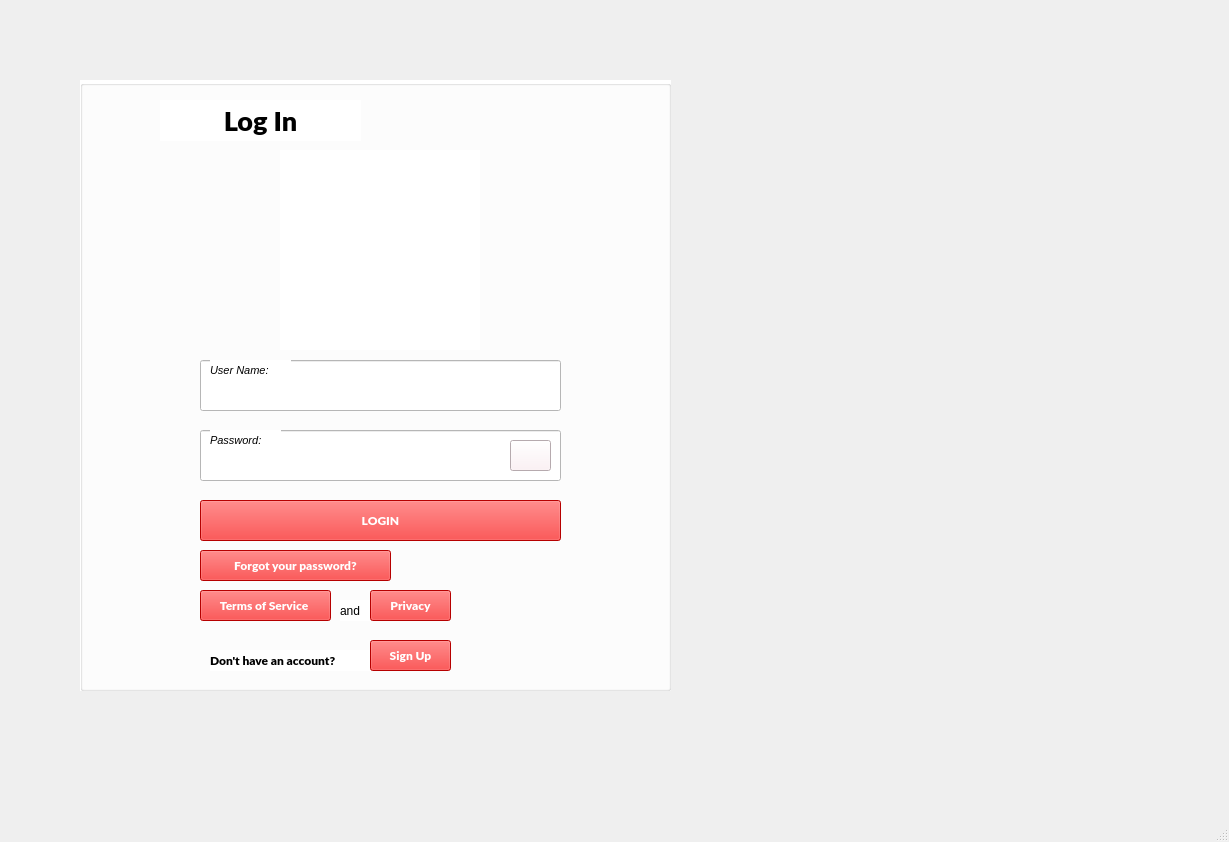
<?xml version="1.0" encoding="UTF-8"?>
<ui version="4.0">
 <class>MainWindow</class>
 <widget class="QMainWindow" name="MainWindow">
  <property name="geometry">
   <rect>
    <x>0</x>
    <y>0</y>
    <width>1229</width>
    <height>842</height>
   </rect>
  </property>
  <property name="sizePolicy">
   <sizepolicy hsizetype="Fixed" vsizetype="Fixed">
    <horstretch>50</horstretch>
    <verstretch>0</verstretch>
   </sizepolicy>
  </property>
  <property name="windowTitle">
   <string>MainWindow</string>
  </property>
  <property name="styleSheet">
   <string notr="true">background: qlineargradient(spread:pad, x1:0, y1:0, x2:1, y2:0,
                            stop:0 #e0f7fa, 
                            stop:1 #ffffff);
</string>
  </property>
  <widget class="QWidget" name="centralwidget">
   <widget class="QGroupBox" name="groupBox">
    <property name="geometry">
     <rect>
      <x>80</x>
      <y>80</y>
      <width>591</width>
      <height>611</height>
     </rect>
    </property>
    <property name="font">
     <font>
      <family>Rockwell</family>
      <pointsize>14</pointsize>
      <weight>75</weight>
      <bold>true</bold>
     </font>
    </property>
    <property name="autoFillBackground">
     <bool>false</bool>
    </property>
    <property name="styleSheet">
     <string notr="true">background-color: rgb(255, 255, 255);</string>
    </property>
    <property name="title">
     <string/>
    </property>
    <property name="alignment">
     <set>Qt::AlignCenter</set>
    </property>
    <widget class="QPushButton" name="pushButtonLogin">
     <property name="geometry">
      <rect>
       <x>120</x>
       <y>420</y>
       <width>361</width>
       <height>41</height>
      </rect>
     </property>
     <property name="font">
      <font>
       <family>Lato Black</family>
       <weight>75</weight>
       <bold>true</bold>
      </font>
     </property>
     <property name="styleSheet">
      <string notr="true">background-color: rgb(0, 170, 255);
color: rgb(255, 255, 255);
background-color: rgb(255, 0, 0);
color: rgb(255, 255, 255);</string>
     </property>
     <property name="text">
      <string>LOGIN</string>
     </property>
     <property name="icon">
      <iconset>
       <normaloff>C:/Users/FPT/Downloads/6372974_account_avatar_log in_login_register_icon.png</normaloff>C:/Users/FPT/Downloads/6372974_account_avatar_log in_login_register_icon.png</iconset>
     </property>
     <property name="shortcut">
      <string>Return</string>
     </property>
    </widget>
    <widget class="QLabel" name="label">
     <property name="geometry">
      <rect>
       <x>80</x>
       <y>20</y>
       <width>201</width>
       <height>41</height>
      </rect>
     </property>
     <property name="font">
      <font>
       <family>Lato Black</family>
       <pointsize>20</pointsize>
       <weight>75</weight>
       <bold>true</bold>
      </font>
     </property>
     <property name="styleSheet">
      <string notr="true">color: rgb(0, 0, 0);</string>
     </property>
     <property name="text">
      <string>Log In</string>
     </property>
     <property name="alignment">
      <set>Qt::AlignCenter</set>
     </property>
    </widget>
    <widget class="QLabel" name="label_6">
     <property name="geometry">
      <rect>
       <x>130</x>
       <y>570</y>
       <width>181</width>
       <height>21</height>
      </rect>
     </property>
     <property name="font">
      <font>
       <family>Lato Black</family>
       <pointsize>9</pointsize>
      </font>
     </property>
     <property name="styleSheet">
      <string notr="true">color: rgb(0, 0, 0);</string>
     </property>
     <property name="text">
      <string>Don't have an account?</string>
     </property>
    </widget>
    <widget class="QLabel" name="label_2">
     <property name="geometry">
      <rect>
       <x>130</x>
       <y>280</y>
       <width>81</width>
       <height>20</height>
      </rect>
     </property>
     <property name="font">
      <font>
       <pointsize>8</pointsize>
       <italic>true</italic>
       <strikeout>false</strikeout>
       <kerning>true</kerning>
      </font>
     </property>
     <property name="styleSheet">
      <string notr="true">color: rgb(0, 0, 0);
background-color: rgb(255, 255, 255);</string>
     </property>
     <property name="text">
      <string>User Name:</string>
     </property>
    </widget>
    <widget class="QLineEdit" name="lineEditPassword">
     <property name="geometry">
      <rect>
       <x>120</x>
       <y>350</y>
       <width>361</width>
       <height>51</height>
      </rect>
     </property>
     <property name="styleSheet">
      <string notr="true">background-color: rgb(255, 255, 255);
color: rgb(0, 0, 0);
color: rgb(0, 0, 255);</string>
     </property>
     <property name="text">
      <string/>
     </property>
     <property name="echoMode">
      <enum>QLineEdit::Password</enum>
     </property>
     <property name="placeholderText">
      <string extracomment="Enter your email"/>
     </property>
    </widget>
    <widget class="QLabel" name="label_3">
     <property name="geometry">
      <rect>
       <x>130</x>
       <y>350</y>
       <width>71</width>
       <height>20</height>
      </rect>
     </property>
     <property name="font">
      <font>
       <pointsize>8</pointsize>
       <italic>true</italic>
       <strikeout>false</strikeout>
       <kerning>true</kerning>
      </font>
     </property>
     <property name="styleSheet">
      <string notr="true">color: rgb(0, 0, 0);
background-color: rgb(255, 255, 255);</string>
     </property>
     <property name="text">
      <string>Password:</string>
     </property>
    </widget>
    <widget class="QLineEdit" name="lineEditUsername">
     <property name="geometry">
      <rect>
       <x>120</x>
       <y>280</y>
       <width>361</width>
       <height>51</height>
      </rect>
     </property>
     <property name="focusPolicy">
      <enum>Qt::ClickFocus</enum>
     </property>
     <property name="styleSheet">
      <string notr="true">background-color: rgb(255, 255, 255);
color: rgb(0, 0, 0);
color: rgb(0, 0, 255);</string>
     </property>
     <property name="text">
      <string/>
     </property>
     <property name="placeholderText">
      <string extracomment="Enter your email"/>
     </property>
    </widget>
    <widget class="QPushButton" name="pushButtonHide">
     <property name="geometry">
      <rect>
       <x>430</x>
       <y>360</y>
       <width>41</width>
       <height>31</height>
      </rect>
     </property>
     <property name="styleSheet">
      <string notr="true">background-color: rgb(255, 255, 255);
background-color: rgb(255, 238, 243);</string>
     </property>
     <property name="text">
      <string/>
     </property>
     <property name="icon">
      <iconset>
       <normaloff>../../Image/invisible_11814638.png</normaloff>../../Image/invisible_11814638.png</iconset>
     </property>
    </widget>
    <widget class="QLabel" name="label_10">
     <property name="geometry">
      <rect>
       <x>260</x>
       <y>520</y>
       <width>31</width>
       <height>21</height>
      </rect>
     </property>
     <property name="font">
      <font>
       <pointsize>9</pointsize>
       <underline>false</underline>
      </font>
     </property>
     <property name="styleSheet">
      <string notr="true">color: rgb(0, 0, 0);</string>
     </property>
     <property name="text">
      <string>and</string>
     </property>
    </widget>
    <widget class="QLabel" name="label_12">
     <property name="geometry">
      <rect>
       <x>200</x>
       <y>70</y>
       <width>200</width>
       <height>200</height>
      </rect>
     </property>
     <property name="text">
      <string/>
     </property>
     <property name="pixmap">
      <pixmap>../../Image/avt.png</pixmap>
     </property>
     <property name="scaledContents">
      <bool>true</bool>
     </property>
    </widget>
    <widget class="QPushButton" name="pushButtonForgot">
     <property name="geometry">
      <rect>
       <x>120</x>
       <y>470</y>
       <width>191</width>
       <height>31</height>
      </rect>
     </property>
     <property name="font">
      <font>
       <family>Lato Black</family>
       <weight>75</weight>
       <bold>true</bold>
      </font>
     </property>
     <property name="styleSheet">
      <string notr="true">background-color: rgb(0, 170, 255);
color: rgb(255, 255, 255);
background-color: rgb(255, 0, 0);
color: rgb(255, 255, 255);</string>
     </property>
     <property name="text">
      <string>Forgot your password?</string>
     </property>
     <property name="icon">
      <iconset>
       <normaloff>C:/Users/FPT/Downloads/6372974_account_avatar_log in_login_register_icon.png</normaloff>C:/Users/FPT/Downloads/6372974_account_avatar_log in_login_register_icon.png</iconset>
     </property>
    </widget>
    <widget class="QPushButton" name="pushButtonTerm">
     <property name="geometry">
      <rect>
       <x>120</x>
       <y>510</y>
       <width>131</width>
       <height>31</height>
      </rect>
     </property>
     <property name="font">
      <font>
       <family>Lato Black</family>
       <weight>75</weight>
       <bold>true</bold>
      </font>
     </property>
     <property name="styleSheet">
      <string notr="true">background-color: rgb(0, 170, 255);
color: rgb(255, 255, 255);
background-color: rgb(255, 0, 0);
color: rgb(255, 255, 255);</string>
     </property>
     <property name="text">
      <string>Terms of Service </string>
     </property>
     <property name="icon">
      <iconset>
       <normaloff>C:/Users/FPT/Downloads/6372974_account_avatar_log in_login_register_icon.png</normaloff>C:/Users/FPT/Downloads/6372974_account_avatar_log in_login_register_icon.png</iconset>
     </property>
    </widget>
    <widget class="QPushButton" name="pushButtonPrivacy">
     <property name="geometry">
      <rect>
       <x>290</x>
       <y>510</y>
       <width>81</width>
       <height>31</height>
      </rect>
     </property>
     <property name="font">
      <font>
       <family>Lato Black</family>
       <weight>75</weight>
       <bold>true</bold>
      </font>
     </property>
     <property name="styleSheet">
      <string notr="true">background-color: rgb(0, 170, 255);
color: rgb(255, 255, 255);
background-color: rgb(255, 0, 0);
color: rgb(255, 255, 255);</string>
     </property>
     <property name="text">
      <string>Privacy</string>
     </property>
     <property name="icon">
      <iconset>
       <normaloff>C:/Users/FPT/Downloads/6372974_account_avatar_log in_login_register_icon.png</normaloff>C:/Users/FPT/Downloads/6372974_account_avatar_log in_login_register_icon.png</iconset>
     </property>
    </widget>
    <widget class="QPushButton" name="pushButtonRegister">
     <property name="geometry">
      <rect>
       <x>290</x>
       <y>560</y>
       <width>81</width>
       <height>31</height>
      </rect>
     </property>
     <property name="font">
      <font>
       <family>Lato Black</family>
       <weight>75</weight>
       <bold>true</bold>
      </font>
     </property>
     <property name="styleSheet">
      <string notr="true">background-color: rgb(0, 170, 255);
color: rgb(255, 255, 255);
background-color: rgb(255, 0, 0);
color: rgb(255, 255, 255);</string>
     </property>
     <property name="text">
      <string>Sign Up</string>
     </property>
     <property name="icon">
      <iconset>
       <normaloff>C:/Users/FPT/Downloads/6372974_account_avatar_log in_login_register_icon.png</normaloff>C:/Users/FPT/Downloads/6372974_account_avatar_log in_login_register_icon.png</iconset>
     </property>
    </widget>
    <zorder>lineEditUsername</zorder>
    <zorder>pushButtonLogin</zorder>
    <zorder>label</zorder>
    <zorder>label_6</zorder>
    <zorder>label_2</zorder>
    <zorder>lineEditPassword</zorder>
    <zorder>label_3</zorder>
    <zorder>pushButtonHide</zorder>
    <zorder>label_10</zorder>
    <zorder>label_12</zorder>
    <zorder>pushButtonForgot</zorder>
    <zorder>pushButtonTerm</zorder>
    <zorder>pushButtonPrivacy</zorder>
    <zorder>pushButtonRegister</zorder>
   </widget>
   <widget class="QLabel" name="label_5">
    <property name="geometry">
     <rect>
      <x>720</x>
      <y>160</y>
      <width>461</width>
      <height>441</height>
     </rect>
    </property>
    <property name="styleSheet">
     <string notr="true">background-color: transparent;
</string>
    </property>
    <property name="text">
     <string/>
    </property>
    <property name="pixmap">
     <pixmap>../../Image/Logo ProCheck.PNG</pixmap>
    </property>
    <property name="scaledContents">
     <bool>true</bool>
    </property>
   </widget>
  </widget>
  <widget class="QMenuBar" name="menubar">
   <property name="geometry">
    <rect>
     <x>0</x>
     <y>0</y>
     <width>1229</width>
     <height>26</height>
    </rect>
   </property>
  </widget>
  <widget class="QStatusBar" name="statusbar"/>
 </widget>
 <resources/>
 <connections/>
 <designerdata>
  <property name="gridDeltaX">
   <number>10</number>
  </property>
  <property name="gridDeltaY">
   <number>10</number>
  </property>
  <property name="gridSnapX">
   <bool>true</bool>
  </property>
  <property name="gridSnapY">
   <bool>true</bool>
  </property>
  <property name="gridVisible">
   <bool>true</bool>
  </property>
 </designerdata>
</ui>
